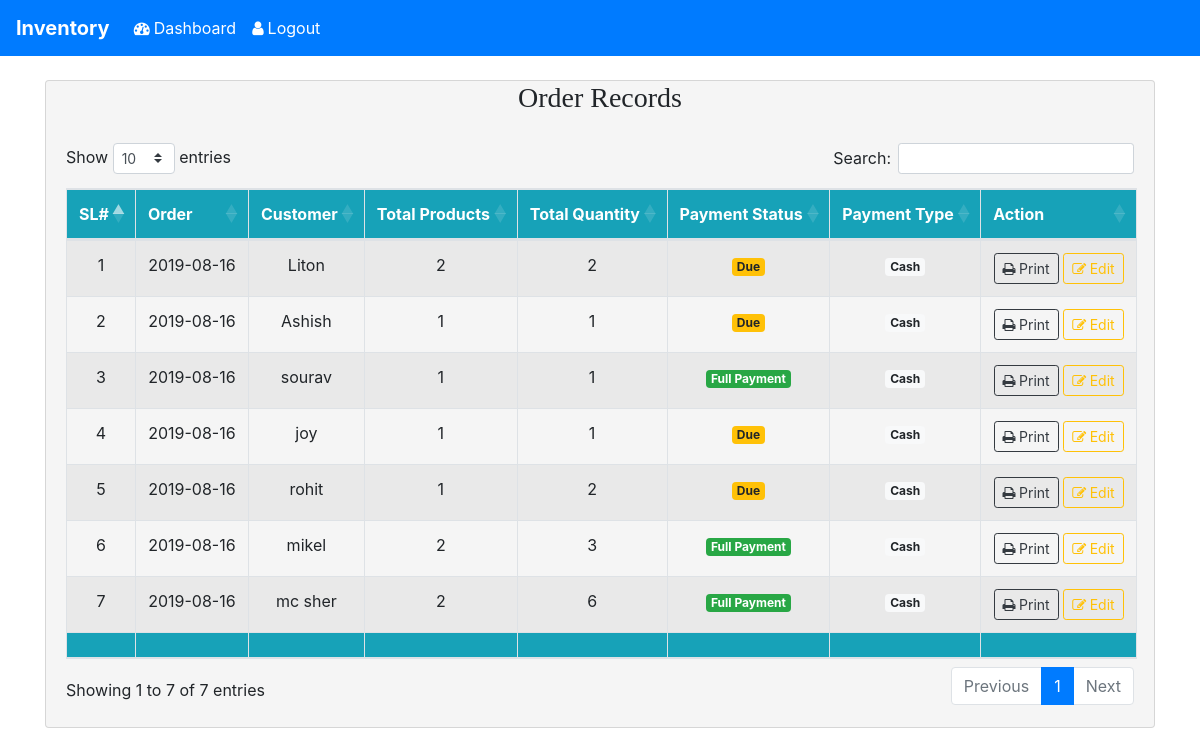
The page /inventory/manage_orders.php (signed in) on the database its author committed.
### tables this page shows
CREATE TABLE `invoice` (
  `invoice_no` int(11) NOT NULL,
  `ck_key` varchar(100) NOT NULL,
  `cust_name` varchar(100) NOT NULL,
  `order_date` date NOT NULL,
  `sub_total` double NOT NULL,
  `gst` double NOT NULL,
  `discount` double NOT NULL,
  `net_total` double NOT NULL,
  `paid` double NOT NULL,
  `due` double NOT NULL,
  `payment_type` varchar(100) NOT NULL,
  `total_qty` varchar(100) NOT NULL,
  `total_item` int(11) NOT NULL
);

### inventory/lib/Database.php (called while the page is built, shortened)
<?php
Class Database {
    public $host = DB_HOST;
    public $user = DB_USER;
    public $pass = DB_PASS;
    public $dbname = DB_NAME;
    public $link;
    private function connectDB() {
        $this->link = new mysqli($this->host, $this->user, $this->pass, $this->dbname);
    }
    public function select($query) {
        $result = $this->link->query($query) or die($this->link->error . __LINE__);
        if ($result->num_rows>0) {
            return $result;
        } else {
            return false;
        }
    }
}

### inventory/classes/Product.php (called while the page is built, shortened)
<?php
$filepath = realpath(dirname(__FILE__));
include_once ($filepath . '/../lib/Database.php');
class Product {
    private $db;
    public function __construct() {
        $this->db = new Database();
    }
   public function getCustomerOrderDetails(){
        $query = "SELECT * FROM invoice ORDER BY invoice_no DESC";
        $result = $this->db->select($query);
        return $result;
   }
}

### inventory/manage_orders.php (the view, shortened to what this page needs)
<?php
if(!isset($_SESSION['userlogin'])){
    header('location: index.php');
}else{
    include_once("classes/Product.php");
    $pr = new Product();
    $details =$pr->getCustomerOrderDetails();
?>
<!DOCTYPE html>
<html>
    <head>
        <link rel="stylesheet" href="https://stackpath.bootstrapcdn.com/bootstrap/4.3.1/css/bootstrap.min.css">
        <link rel="stylesheet" type="text/css" href="https://stackpath.bootstrapcdn.com/font-awesome/4.7.0/css/font-awesome.min.css"/>
        <link rel="stylesheet" href="https://cdn.datatables.net/1.10.19/css/dataTables.bootstrap4.min.css">
     </head>
     <body>
         <?php include_once("templates/header.php");?>
         <br>
         <div class="container">
             <div class="row">
                 <div class="col-md-12">
                     <div class="card" style="background-color: whitesmoke;">
                         <h3 class="text-center" style="font-family: cursive">Order Records</h3>
                         <div class="card-body">
            <table class="table table-striped table-bordered table-condensed table-hover text-center" id="example">
             <thead>
                 <tr class="badge-info text-center">
                     <td><b>SL#</b></td>
                     <td><b>Order</b></td>
                     <td><b>Customer</b></td>
                     <td><b>Total Products</b></td>
                     <td><b>Total Quantity</b></td>
                     <td><b>Payment Status</b></td>
                     <td><b>Payment Type</b></td>
                     <td><b>Action</b></td>
                 </tr>
             </thead>
             <tbody>
                 <?php
                 if($details){
                     $i=0;
                     while ($result = $details->fetch_assoc()){
                       $i++;
                 ?>
                   <tr>
                       <td><?php echo $i;?></td>
                       <td><?php echo $result['order_date'];?></td>
                       <td><?php echo $result['cust_name'];?></td>
                       <td><?php echo $result['total_item'];?></td>
                       <td><?php echo $result['total_qty'];?></td>
                       <td>
                           <?php if($result['due']==0){ ?>
                           <span class="badge badge-success">Full Payment</span>
                           <?php }else{?>
                           <span class="badge badge-warning">Due</span>
                           <?php }?>
                       </td>
                       <td><span class="badge badge-light"><?php echo $result['payment_type'];?></span></td>
                       <td>
                           <a href="#" class="btn btn-outline-dark btn-sm"><i class="fa fa-print">&nbsp;</i>Print</a>
                           <a href="update_orders.php?invoice_no=<?php echo $result['invoice_no'];?>" class="btn btn-outline-warning btn-sm"><i class="fa fa-edit">&nbsp;</i>Edit</a>
                       </td>
                   </tr>
                 <?php }}?>
             </tbody>
             <tfoot>
                 <tr class="badge-info text-center">
                     <td></td>
                     <td></td>
                     <td></td>
                     <td></td>
                     <td></td>
                     <td></td>
                     <td></td>
                     <td></td>
                 </tr>
             </tfoot>
         </table>
                         </div>
                     </div>
                 </div>
             </div>
         </div>
     </body>
</html>
<?php }?>

### rows shown on the page
invoice: order_date "2019-08-16", cust_name "Liton", total_item "2", total_qty "2", due "Due", payment_type "Cash"
invoice: order_date "2019-08-16", cust_name "Ashish", total_item "1", total_qty "1", due "Due", payment_type "Cash"
invoice: order_date "2019-08-16", cust_name "sourav", total_item "1", total_qty "1", due "Full Payment", payment_type "Cash"
invoice: order_date "2019-08-16", cust_name "joy", total_item "1", total_qty "1", due "Due", payment_type "Cash"
invoice: order_date "2019-08-16", cust_name "rohit", total_item "1", total_qty "2", due "Due", payment_type "Cash"
invoice: order_date "2019-08-16", cust_name "mikel", total_item "2", total_qty "3", due "Full Payment", payment_type "Cash"
invoice: order_date "2019-08-16", cust_name "mc sher", total_item "2", total_qty "6", due "Full Payment", payment_type "Cash"
